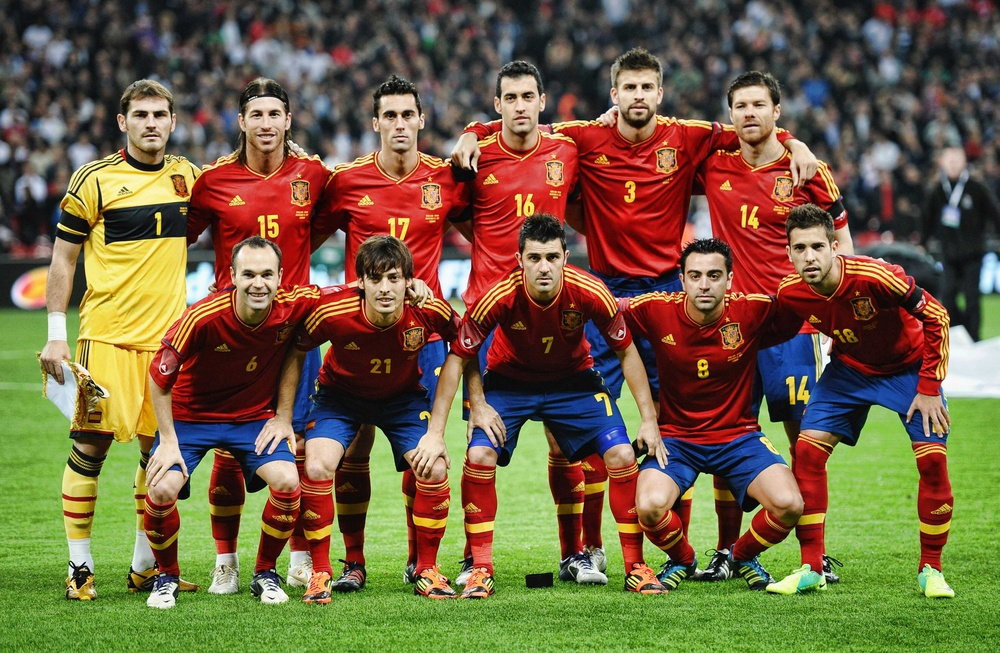
#> input picture OpenCV/images/spainfc.jpg, 1000 x 653 px, shrunk from 3932 x 2568 before the run
$ python face_detector.py
#> lines starting #> are read from the running program, lines starting #| are printed output that depends on the picture; after the words box and inside, x2 and y2 are one past the last pixel; in counts of white or black regions, pixels touching at a corner belong together
import cv2
import sys

image = cv2.imread('images/spainfc.jpg')
#> image is the input picture: shape (653, 1000, 3); mean B, G, R 66.6, 97.8, 113.3
gray = cv2.cvtColor(image, cv2.COLOR_BGR2GRAY)
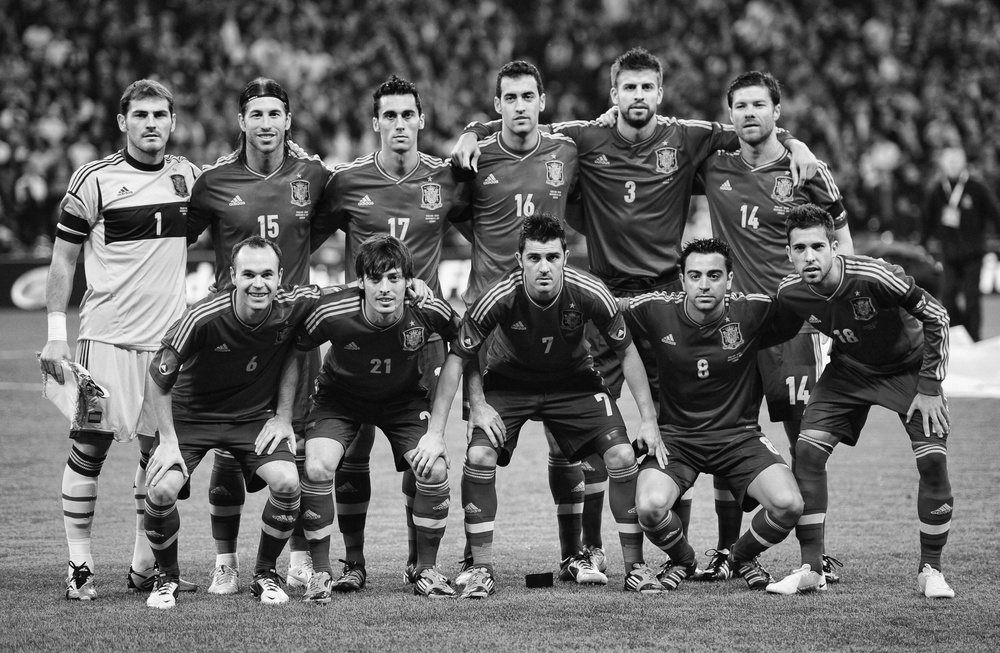
#> gray: shape (653, 1000); min 0, max 254, mean 98.9

faceCascade = cv2.CascadeClassifier('open_cv/haarcascade_frontalface_default.xml')
faces = faceCascade.detectMultiScale(gray, 1.2 , 5)
#> faces = [[724, 84, 53, 53], [612, 66, 55, 55], [493, 76, 56, 56], [238, 93, 56, 56], [121, 92, 59, 59], [516, 237, 56, 56], [675, 253, 59, 59], [142, 449, 49, 49], [371, 94, 57, 57], [782, 226, 57, 57], [228, 251, 60, 60], [358, 257, 56, 56]]

print("[ALERT] Found {0} Faces.".format(len(faces)))
#| [ALERT] Found 12 Faces.

for (x, y, w, h) in faces:
    cv2.rectangle(image, (x, y), (x + w, y + h), (0,0,255), 2)
    roi_color = image[y:y + h, x:x + w]
    print("[INFO] Faces Detected -- Will be saved locally.")
    cv2.imwrite('scraped_images/spainfc/'+str(w) + str(h)+ '_faces.jpg', roi_color)
#> this loop made 12 passes
#| [INFO] Faces Detected -- Will be saved locally.
#| [INFO] Faces Detected -- Will be saved locally.
#| [INFO] Faces Detected -- Will be saved locally.
#| [INFO] Faces Detected -- Will be saved locally.
#| [INFO] Faces Detected -- Will be saved locally.
#| [INFO] Faces Detected -- Will be saved locally.
#| [INFO] Faces Detected -- Will be saved locally.
#| [INFO] Faces Detected -- Will be saved locally.
#> (further printed lines are left out)
#> pass 1, `roi_color = image[y:y + h, x:x + w]`:
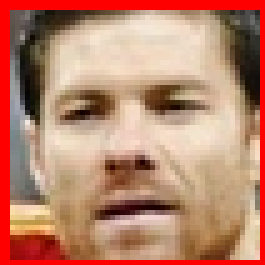
#> roi_color: shape (53, 53, 3) (shown 5 times larger); mean B, G, R 109.1, 132, 186.3
#> pass 2, `roi_color = image[y:y + h, x:x + w]`:
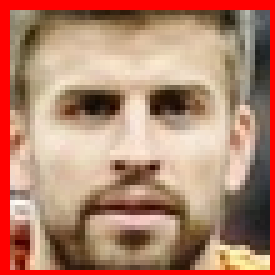
#> roi_color: shape (55, 55, 3) (shown 5 times larger); mean B, G, R 109.9, 131.1, 179.4
#> pass 3, `roi_color = image[y:y + h, x:x + w]`:
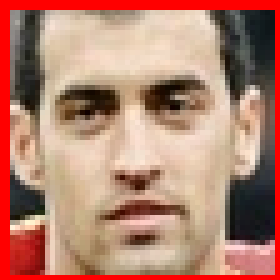
#> roi_color: shape (56, 56, 3) (shown 5 times larger); mean B, G, R 111.8, 129.7, 179.9
#> after the loop:
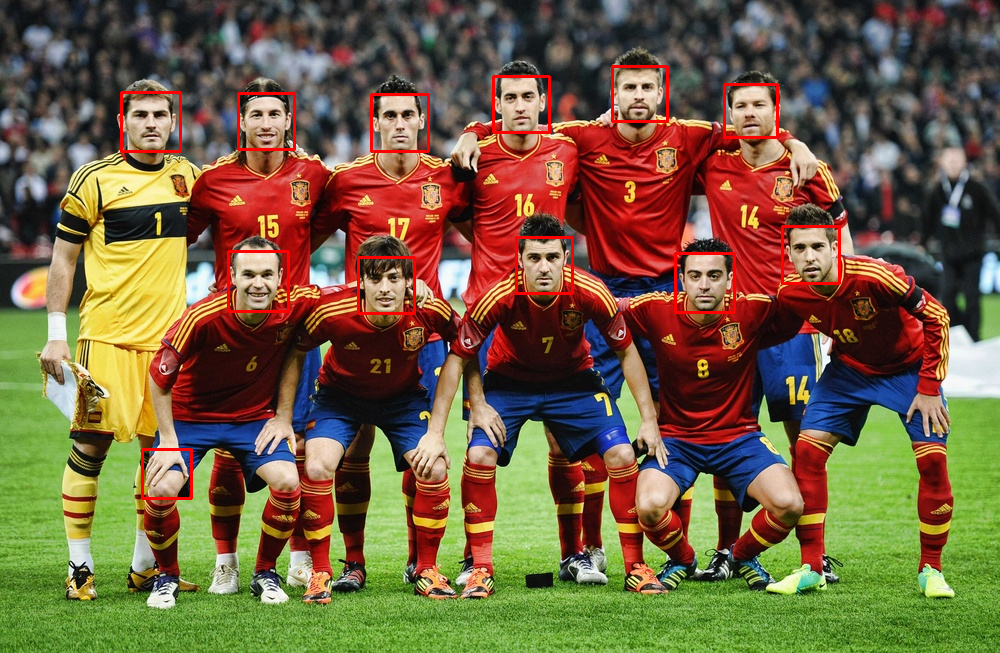
#> image: shape (653, 1000, 3); 1.23% of pixels changed, all inside (x1, y1, x2, y2) = (120, 65, 841, 500)

status = cv2.imwrite('faces_detected.jpg', image)
print("[ALERT] Image faces_detected.jpg written to filesystem: ", status)
#| [ALERT] Image faces_detected.jpg written to filesystem:  True

$ run again, with OpenCV/images/familia.jpg copied over OpenCV/images/spainfc.jpg
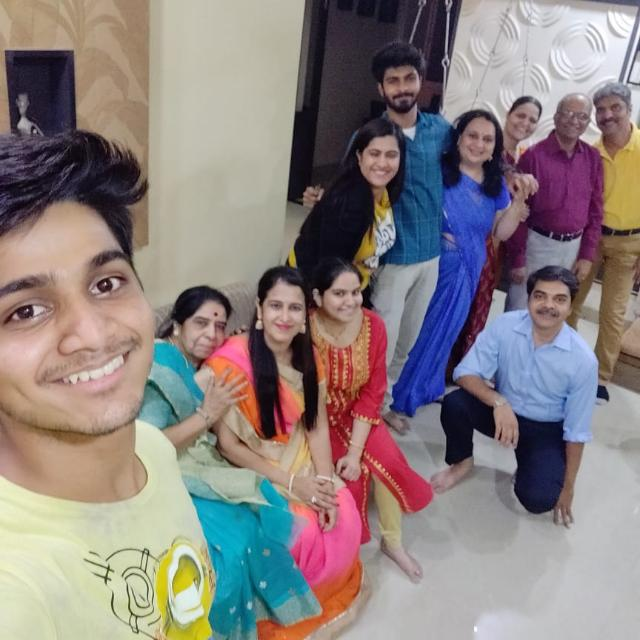
#> input picture OpenCV/images/familia.jpg, 640 x 640 px
#> image is the input picture: shape (640, 640, 3); mean B, G, R 128.4, 129.2, 139.4
#> `gray = cv2.cvtColor(image, cv2.COLOR_BGR2GRAY)`:
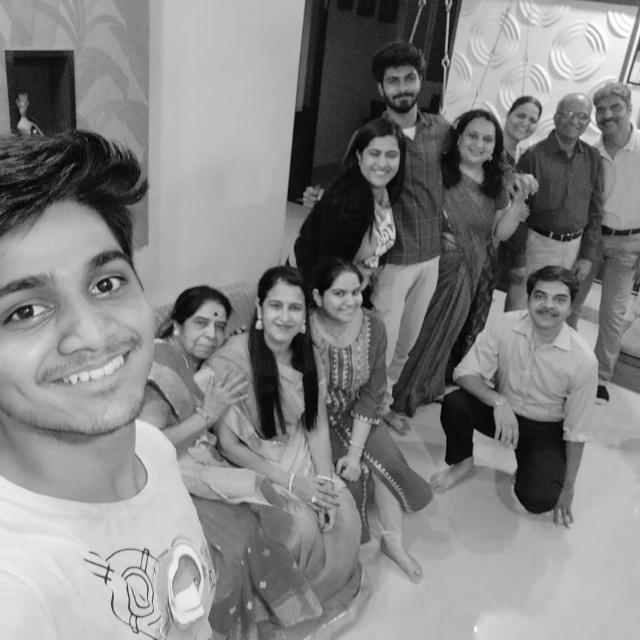
#> gray: shape (640, 640); min 1, max 255, mean 132.2
#> faces = [[456, 119, 47, 47], [356, 134, 51, 51], [376, 60, 52, 52], [324, 275, 48, 48], [184, 303, 57, 57], [523, 277, 55, 55], [255, 284, 58, 58]]
#| [ALERT] Found 7 Faces.
#> the loop `for (x, y, w, h) in faces:` made 7 passes
#> (printed output is left out)
#> after the loop `for (x, y, w, h) in faces:`:
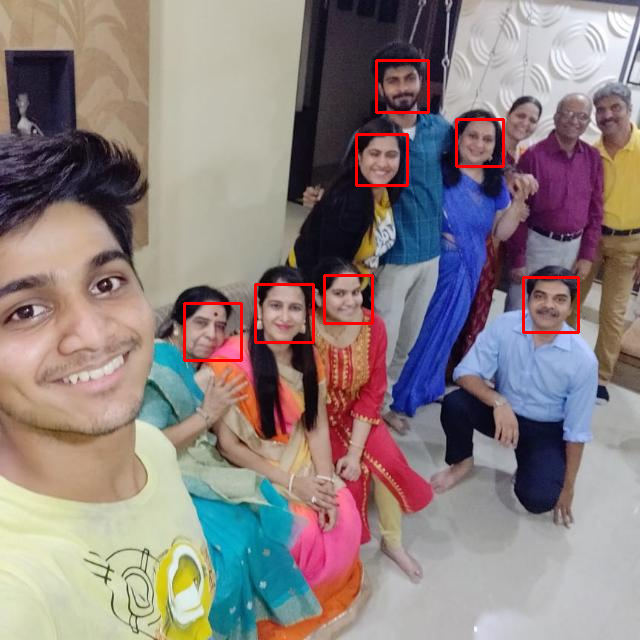
#> image: shape (640, 640, 3); 1.07% of pixels changed, all inside (x1, y1, x2, y2) = (183, 59, 580, 362)
#| [ALERT] Image faces_detected.jpg written to filesystem:  True
